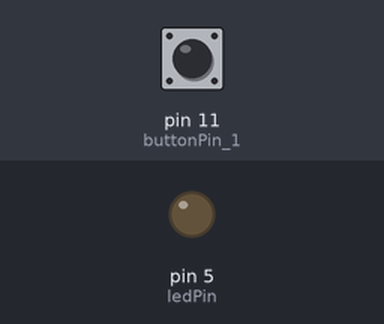
This sketch was run on a simulated Arduino Uno, built with avr-gcc and run on an emulated ATmega328P. Parts: output pins drawn as LEDs (lit = HIGH). The inputs (shaded band) are chosen by the test bench; at power-on: pin 11 (buttonPin_1) LOW. What the sketch prints to the serial monitor is not drawn.

Above: at 1.2 s.
1.3 s: pin 11 (buttonPin_1) pulled HIGH for 0.15 s
At 1.38 s:
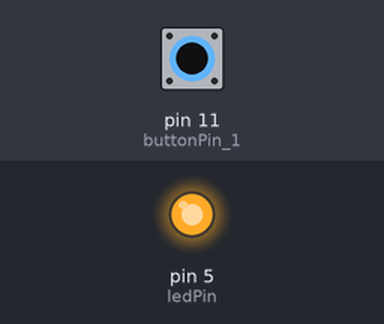
2.9 s: pin 11 (buttonPin_1) pulled HIGH for 3.2 s
At 7.1 s:
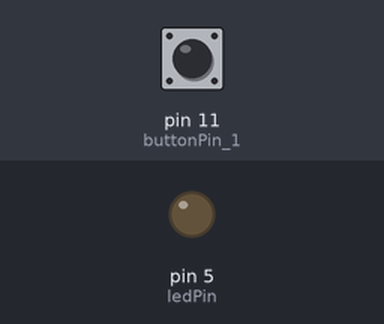
Timing chart, 0 to 8.6 s (numbered marks = the images above; inputs shaded):
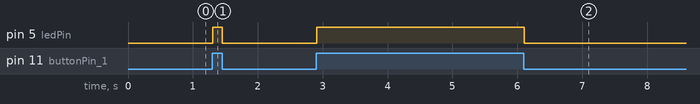

The sketch:

05-2ins2outs-start.ino
```cpp
//05-2in2outs

// stretch goal -- can we get 2 ins and outs?

int buttonPin_1 = 11;
int buttonState_1 = 0;
int ledPin = 5; // add an LED pin definition here

// duplicate the declarations - add second button and led
// create state var for second button


void setup() {
  pinMode(buttonPin_1, INPUT);
  pinMode(ledPin, OUTPUT);

  // add pinModes for new button and led

  Serial.begin(9600);
}

// next page -- continues!


void loop() {
  buttonState_1 = digitalRead(buttonPin_1);
  Serial.println(buttonState_1);

  // duplicate above -- read new button, store it, print it


  // extend if..then below to include 2 buttons

  /*
    https://www.arduino.cc/reference/en/language/structure/boolean-operators/logicaland/
    https://www.arduino.cc/reference/en/language/structure/boolean-operators/logicalor/
    https://www.arduino.cc/reference/en/language/structure/boolean-operators/logicalnot/
  */

  /* if (condition1) && (condition2) {
      // do something when true
      } else {
      // do something when false
      }
  */


  if (buttonState_1 == 1) {
    digitalWrite(ledPin, 1);
  } else {
    digitalWrite(ledPin, 0);
  }

}
```

Measured:
- after the input at 1.3 s, pin 5 (ledPin): LOW → HIGH at once, → LOW 0.15 s later
- after the input at 2.9 s, pin 5 (ledPin): LOW → HIGH at once, → LOW 3.2 s later
